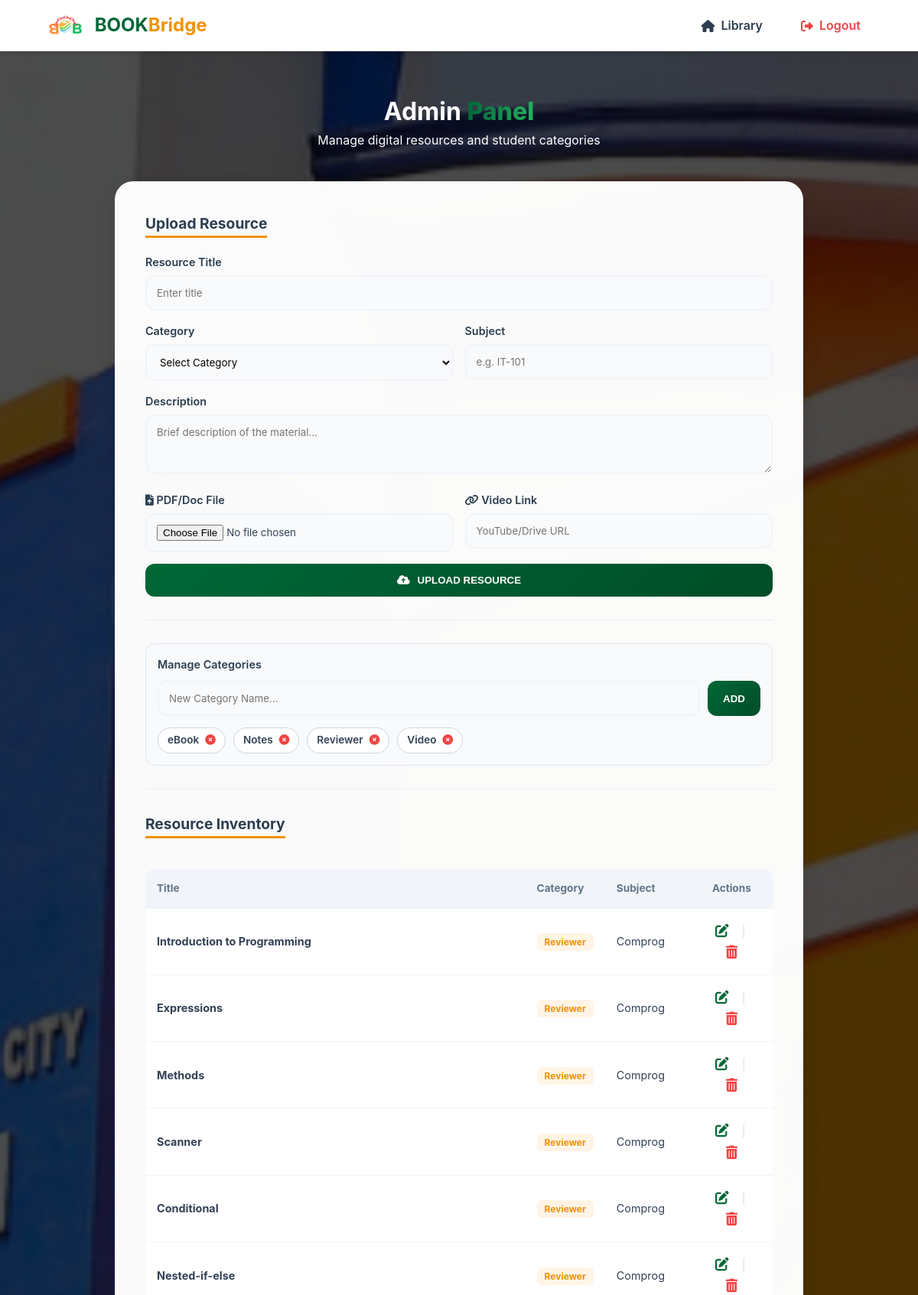
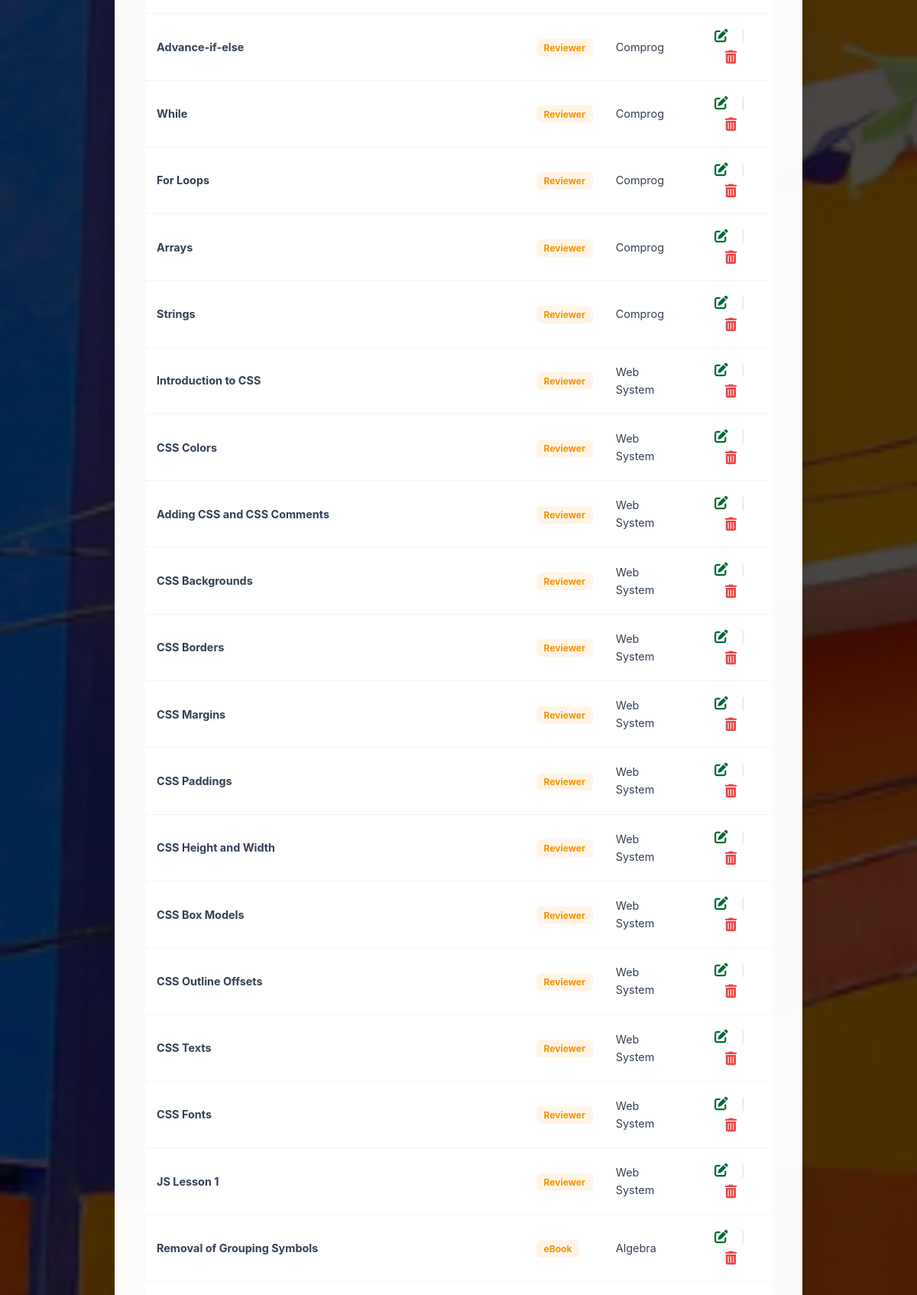
/admin.php (signed in, upper part), run on the app's committed database (2 pictures, top to bottom).
### tables this page shows
CREATE TABLE `categories` (
  `id` int(11) NOT NULL,
  `name` varchar(50) NOT NULL
);

CREATE TABLE `resources` (
  `id` int(11) NOT NULL,
  `title` varchar(255) NOT NULL,
  `subject` varchar(100) DEFAULT NULL,
  `description` text DEFAULT NULL,
  `author` varchar(100) DEFAULT NULL,
  `category` varchar(50) DEFAULT NULL,
  `file_path` varchar(255) DEFAULT NULL,
  `uploaded_by` int(11) DEFAULT NULL,
  `created_at` timestamp NULL DEFAULT current_timestamp(),
  `video_url` varchar(255) DEFAULT NULL
);

### admin.php (the view, shortened to what this page needs)
<?php
include "config.php";
$res_result = $conn->query("SELECT * FROM resources ORDER BY created_at DESC");
?>
<!DOCTYPE html>
<html lang="en">
<head>
    <link rel="stylesheet" href="https://cdnjs.cloudflare.com/ajax/libs/font-awesome/6.0.0/css/all.min.css">
    <link rel="stylesheet" href="style.css?v=<?php echo time(); ?>">
</head>
<body class="admin-page">
<nav>
    <div class="logo">
        <a href="index.php" style="text-decoration:none; display:flex; align-items:center;">
            <img src="images/logo.png" alt="Logo" style="height:40px; margin-right:10px;">
            <span style="font-weight:bold; font-size:1.5rem; color:#2C3E50;">
                <span style="color:var(--ucc-green);">BOOK</span><span style="color:var(--ucc-orange);">Bridge</span>
            </span>
        </a>
    </div>
    <div class="nav-links">
        <a href="index.php" class="nav-link-item">
            <i class="fa-solid fa-house"></i>
            <span>Library</span>
        </a>
        <a href="logout.php" class="nav-link-item" style="color:var(--danger);">
            <i class="fa-solid fa-right-from-bracket"></i>
            <span>Logout</span>
        </a>
    </div>
</nav>
<div class="content-wrapper">
    <div class="outside-text">
        <h1>Admin <span class="highlight-word">Panel</span></h1>
        <p>Manage digital resources and student categories</p>
    </div>
    <div class="admin-card">
        <div class="form-section">Upload Resource</div>
        <form method="POST" enctype="multipart/form-data" id="mainUploadForm">
            <label>Resource Title</label>
            <input type="text" name="title" placeholder="Enter title" required>
            <div class="name-row">
                <div style="flex: 1;">
                    <label>Category</label>
                    <select name="category" required>
                        <option value="">Select Category</option>
                    </select>
                </div>
                <div style="flex: 1;">
                    <label>Subject</label>
                    <input type="text" name="subject" placeholder="e.g. IT-101" required>
                </div>
            </div>
            <label>Description</label>
            <textarea name="description" placeholder="Brief description of the material..." rows="3"></textarea>
            <div class="name-row">
                <div style="flex: 1;">
                    <label><i class="fa-solid fa-file-arrow-up"></i> PDF/Doc File</label>
                    <input type="file" name="resource_file" id="fileInput" accept=".pdf,.doc,.docx,.txt">
                </div>
                <div style="flex: 1;">
                    <label><i class="fa-solid fa-link"></i> Video Link</label>
                    <input type="url" name="video_url" id="video_url" placeholder="YouTube/Drive URL">
                </div>
            </div>
            <button type="submit" name="upload_file" class="btn-main">
                <i class="fa-solid fa-cloud-arrow-up"></i> Upload Resource
            </button>
        </form>
        <hr style="margin: 30px 0; border: 0; border-top: 1px solid #eee;">
        <div class="category-manager" style="padding: 15px; background: #f8fafc; border-radius: 12px; border: 1px solid #e2e8f0;">
            <label style="margin-bottom: 10px; display: block;">Manage Categories</label>
            <div style="display: flex; gap: 10px; margin-bottom: 15px;">
                <input type="text" id="new_cat_input" placeholder="New Category Name..." style="margin:0;">
                <button type="button" onclick="addNewCategory()" class="btn-main" style="width: auto; padding: 0 20px;">Add</button>
            </div>
            <div style="display: flex; flex-wrap: wrap; gap: 10px;">
                <?php
                $cat_manager = $conn->query("SELECT * FROM categories ORDER BY name ASC");
                while($cm = $cat_manager->fetch_assoc()): ?>
                    <span style="background: white; padding: 5px 12px; border-radius: 50px; border: 1px solid #cbd5e1; display: flex; align-items: center; gap: 8px; font-size: 0.85rem; font-weight: 600;">
                        <?php echo htmlspecialchars($cm['name']); ?>
                        <i class="fa-solid fa-circle-xmark" onclick="deleteCategory(<?php echo $cm['id']; ?>)" style="color: var(--danger); cursor: pointer;"></i>
                    </span>
                <?php endwhile; ?>
            </div>
        </div>
        <hr style="margin: 30px 0; border: 0; border-top: 1px solid #eee;">
        <div class="form-section">Resource Inventory</div>
        <div style="overflow-x: auto;">
            <table class="admin-table">
                <thead>
                    <tr>
                        <th>Title</th>
                        <th>Category</th>
                        <th>Subject</th>
                        <th style="text-align: center;">Actions</th>
                    </tr>
                </thead>
                <tbody>
                    <?php while($row = $res_result->fetch_assoc()): ?>
                    <tr>
                        <td style="font-weight: bold;"><?php echo htmlspecialchars($row['title']); ?></td>
                        <td><span class="tag"><?php echo $row['category']; ?></span></td>
                        <td><?php echo htmlspecialchars($row['subject']); ?></td>
                        <td style="text-align: center;">
                            <a href="edit.php?id=<?php echo $row['id']; ?>" class="action-edit"><i class="fa-solid fa-pen-to-square"></i></a>
                            <span style="margin: 0 8px; color: #ddd;">|</span>
                            <a href="delete.php?id=<?php echo $row['id']; ?>" class="action-delete" onclick="return confirm('Delete this?')"><i class="fa-solid fa-trash-can"></i></a>
                        </td>
                    </tr>
                    <?php endwhile; ?>
                </tbody>
            </table>
        </div>
    </div>
</div>
</body>
</html>

### style.css (style rules this page uses)
:root { --ucc-green: #006837; --ucc-green-dark: #004d29; --ucc-orange: #F39200; --ucc-orange-light: #fff4e6; --primary: #2C3E50; --bg: #F8FAFC; --white: #ffffff; --text: #334155; --gray: #64748b; --gray-light: #cbd5e1; --shadow: 0 4px 6px -1px rgb(0 0 0 / 0.1); --shadow-lg: 0 10px 25px rgba(0, 0, 0, 0.1); --danger: #ef4444; --success-bg: #dcfce7; --error-bg: #fee2e2; }
* { box-sizing: border-box; margin: 0; padding: 0; transition: 0.3s ease; }
body { font-family: 'Inter', 'Segoe UI', sans-serif; background-color: var(--bg); color: var(--text); line-height: 1.6; overflow-x: hidden; }
.auth-bg, .register-bg, .admin-page, .settings-page { background: linear-gradient(rgba(0, 0, 0, 0.7), rgba(0, 0, 0, 0.7)), url('images/Ucc.png') no-repeat center center fixed !important; background-size: cover !important; min-height: 100vh; display: flex; flex-direction: column; align-items: center; padding: 0; }
nav { background: var(--white); padding: 0.8rem 5%; display: flex; justify-content: space-between; align-items: center; box-shadow: var(--shadow); position: fixed; top: 0; left: 0; z-index: 2000; width: 100%; }
.nav-links { display: flex; align-items: center; gap: 20px; }
.nav-link-item { text-decoration: none; color: var(--primary); font-weight: 600; padding: 8px 15px; border-radius: 8px; display: flex; align-items: center; gap: 8px; }
.content-wrapper { margin-top: 100px; display: flex; flex-direction: column; align-items: center; width: 100%; padding: 20px; }
.form-container, .settings-card, .admin-card { background: rgba(255, 255, 255, 0.98); backdrop-filter: blur(10px); padding: 40px; border-radius: 24px; box-shadow: var(--shadow-lg); width: 100%; max-width: 500px; margin: 20px auto; }
.admin-card { max-width: 900px; }
.form-section { font-size: 1.2rem; font-weight: bold; color: var(--primary); margin-bottom: 20px; border-bottom: 3px solid var(--ucc-orange); display: inline-block; }
input, select, textarea { width: 100%; padding: 13px; margin-bottom: 15px; border-radius: 12px; border: 2px solid #f1f5f9; background: #f8fafc; outline: none; font-family: inherit; }
label { display: block; margin-bottom: 6px; font-weight: 600; color: var(--primary); font-size: 0.9rem; }
.name-row { display: flex; gap: 15px; }
.action-edit { color: var(--ucc-green); font-size: 1.1rem; padding: 5px; text-decoration: none; }
.action-delete { color: var(--danger); font-size: 1.1rem; padding: 5px; text-decoration: none; }
.admin-table { width: 100%; border-collapse: collapse; background: white; border-radius: 12px; overflow: hidden; margin-top: 20px; }
.admin-table th { background: #f1f5f9; padding: 15px; text-align: left; color: var(--gray); font-size: 0.85rem; }
.admin-table td { padding: 15px; border-bottom: 1px solid #f1f5f9; font-size: 0.9rem; }
.tag { background: var(--ucc-orange-light); color: var(--ucc-orange); padding: 4px 10px; border-radius: 6px; font-size: 0.75rem; font-weight: bold; }
.btn-main { width: 100%; padding: 14px; background: linear-gradient(135deg, var(--ucc-green), var(--ucc-green-dark)); color: white !important; border: none; border-radius: 12px; font-weight: 700; cursor: pointer; text-transform: uppercase; display: flex; justify-content: center; align-items: center; gap: 10px; }
.highlight-word { background: linear-gradient(to right, var(--ucc-green), #27ae60); -webkit-background-clip: text; -webkit-text-fill-color: transparent; font-weight: 800; }
.outside-text { text-align: center; color: white; margin-bottom: 20px; }

### data on the page
categories: name "eBook"
categories: name "Notes"
categories: name "Reviewer"
categories: name "Video"
resources: title "Introduction to Programming", category "Reviewer", subject "Comprog"
resources: title "Expressions", category "Reviewer", subject "Comprog"
resources: title "Methods", category "Reviewer", subject "Comprog"
resources: title "Scanner", category "Reviewer", subject "Comprog"
resources: title "Conditional", category "Reviewer", subject "Comprog"
resources: title "Nested-if-else", category "Reviewer", subject "Comprog"
resources: title "Advance-if-else", category "Reviewer", subject "Comprog"
resources: title "While", category "Reviewer", subject "Comprog"
resources: title "For Loops", category "Reviewer", subject "Comprog"
resources: title "Arrays", category "Reviewer", subject "Comprog"
resources: title "Strings", category "Reviewer", subject "Comprog"
resources: title "Introduction to CSS", category "Reviewer", subject "Web System"
resources: title "CSS Colors", category "Reviewer", subject "Web System"
resources: title "Adding CSS and CSS Comments", category "Reviewer", subject "Web System"
resources: title "CSS Backgrounds", category "Reviewer", subject "Web System"
resources: title "CSS Borders", category "Reviewer", subject "Web System"
resources: title "CSS Margins", category "Reviewer", subject "Web System"
resources: title "CSS Paddings", category "Reviewer", subject "Web System"
resources: title "CSS Height and Width", category "Reviewer", subject "Web System"
resources: title "CSS Box Models", category "Reviewer", subject "Web System"
resources: title "CSS Outline Offsets", category "Reviewer", subject "Web System"
resources: title "CSS Texts", category "Reviewer", subject "Web System"
resources: title "CSS Fonts", category "Reviewer", subject "Web System"
resources: title "JS Lesson 1", category "Reviewer", subject "Web System"
resources: title "Removal of Grouping Symbols", category "eBook", subject "Algebra"
